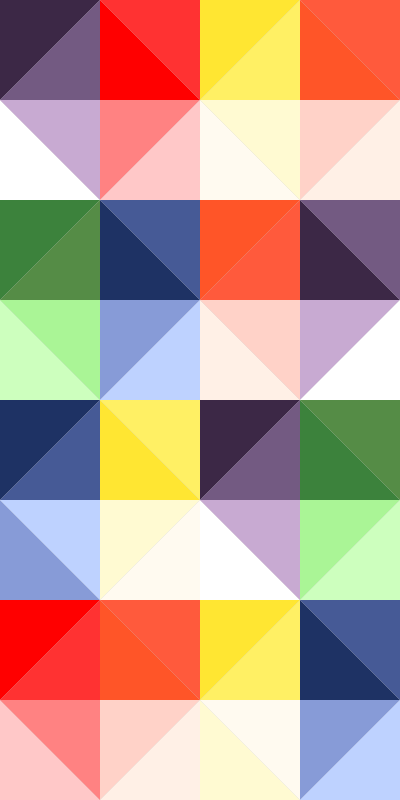
Frame 1 (no input)
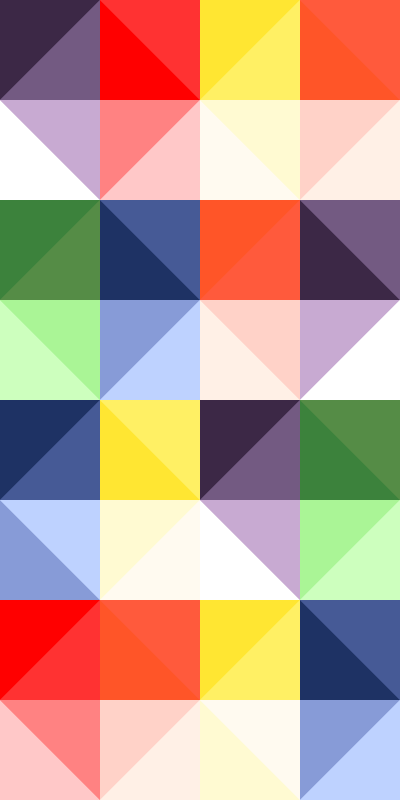
Frame 60 (the mouse pressed at the canvas centre just before this capture)
Frame 120 (the mouse held since frame 60 and released just before this capture): identical to frame 60, image omitted

The Processing sketch that drew these frames (run headless with seeded random() and noise(); from frame 60 on, the mouse is pressed at the canvas centre):

// Processing sketch: processing_24968
// ── processing_24968.pde

void setup(){
size(400, 800);
smooth();

}

void draw(){
  
noStroke();

fill(60, 40, 70);
triangle(0, 0, 100, 0, 0, 100);
fill(115, 90, 130);
triangle(0, 100, 100, 100, 100, 0);
fill(255, 0, 0);
triangle(100, 0, 100, 100, 200, 100);
fill(255, 50, 50);
triangle(100, 0, 200, 0, 200, 100);
fill(255, 230, 50);
triangle(200, 0, 200, 100, 300, 0);
fill(255, 240, 100);
triangle(200, 100, 300, 0, 300, 100);
fill(255, 85, 40);
triangle(300, 0, 300, 100, 400, 100);
fill(255, 90, 60);
triangle(300, 0, 400, 100, 400, 0);
fill(255);
triangle(0, 100, 0, 200, 100, 200);
fill(200, 170, 210);
triangle(0, 100, 100, 100, 100, 200);
fill(255, 130, 130);
triangle(100, 100, 100, 200, 200, 100);
fill(255, 200, 200);
triangle(100, 200, 200, 100, 200, 200);
fill(255, 250, 240);
triangle(200, 100, 200, 200, 300, 200);
fill(255, 250, 210);
triangle(200, 100, 300, 100, 300, 200);
fill(255, 210, 200);
triangle(300, 100, 300, 200, 400, 100);
fill(255, 240, 230);
triangle(300, 200, 400, 100, 400, 200);
fill(60, 130, 60);
triangle(0, 200, 0, 300, 100, 200);
fill(85, 140, 70);
triangle(0, 300, 100, 200, 100, 300);
fill(30, 50, 100);
triangle(100, 200, 100, 300, 200, 300);
fill(70, 90, 150);
triangle(100, 200, 200, 200, 200, 300);
fill(255, 85, 40);
triangle(200, 200, 200, 300, 300, 200);
fill(255, 90, 60);
triangle(200, 300, 300, 200, 300, 300);
fill(60, 40, 70);
triangle(300, 200, 300, 300, 400, 300);
fill(115, 90, 130);
triangle(300, 200, 400, 200, 400, 300);
fill(205, 255, 190);
triangle(0, 300, 0, 400, 100, 400);
fill(170, 245, 150);
triangle(0, 300, 100, 300, 100, 400);
fill(135, 155, 215);
triangle(100, 300, 100, 400, 200, 300);
fill(190, 210, 255);
triangle(100, 400, 200, 300, 200, 400);
fill(255, 240, 230);
triangle(200, 300, 200, 400, 300, 400);
fill(255, 210, 200);
triangle(200, 300, 300, 300, 300, 400);
fill(200, 170, 210);
triangle(300, 300, 300, 400, 400, 300);
fill(255);
triangle(300, 400, 400, 300, 400, 400);

fill(30, 50, 100);
triangle(0, 400, 100, 400, 0, 500);
fill(70, 90, 150);
triangle(0, 500, 100, 500, 100, 400);
fill(255, 230, 50);
triangle(100, 400, 100, 500, 200, 500);
fill(255, 240, 100);
triangle(100, 400, 200, 400, 200, 500);
fill(60, 40, 70);
triangle(200, 400, 200, 500, 300, 400);
fill(115, 90, 130);
triangle(200, 500, 300, 400, 300, 500);
fill(60, 130, 60);
triangle(300, 400, 300, 500, 400, 500);
fill(85, 140, 70);
triangle(300, 400, 400, 500, 400, 400);
fill(135, 155, 215);
triangle(0, 500, 0, 600, 100, 600);
fill(190, 210, 255);
triangle(0, 500, 100, 500, 100, 600);
fill(255, 250, 210);
triangle(100, 500, 100, 600, 200, 500);
fill(255, 250, 240);
triangle(100, 600, 200, 500, 200, 600);
fill(255);
triangle(200, 500, 200, 600, 300, 600);
fill(200, 170, 210);
triangle(200, 500, 300, 500, 300, 600);
fill(170, 245, 150);
triangle(300, 500, 300, 600, 400, 500);
fill(205, 255, 190);
triangle(300, 600, 400, 500, 400, 600);
fill(255, 0, 0);
triangle(0, 600, 0, 700, 100, 600);
fill(255, 50, 50);
triangle(0, 700, 100, 600, 100, 700);
fill(255, 85, 40);
triangle(100, 600, 100, 700, 200, 700);
fill(255, 90, 60);
triangle(100, 600, 200, 600, 200, 700);
fill(255, 230, 50);
triangle(200, 600, 200, 700, 300, 600);
fill(255, 240, 100);
triangle(200, 700, 300, 600, 300, 700);
fill(30, 50, 100);
triangle(300, 600, 300, 700, 400, 700);
fill(70, 90, 150);
triangle(300, 600, 400, 600, 400, 700);
fill(255, 200, 200);
triangle(0, 700, 0, 800, 100, 800);
fill(255, 130, 130);
triangle(0, 700, 100, 700, 100, 800);
fill(255, 210, 200);
triangle(100, 700, 100, 800, 200, 700);
fill(255, 240, 230);
triangle(100, 800, 200, 700, 200, 800);
fill(255, 250, 210);
triangle(200, 700, 200, 800, 300, 800);
fill(255, 250, 240);
triangle(200, 700, 300, 700, 300, 800);
fill(135, 155, 215);
triangle(300, 700, 300, 800, 400, 700);
fill(190, 210, 255);
triangle(300, 800, 400, 700, 400, 800);

}
